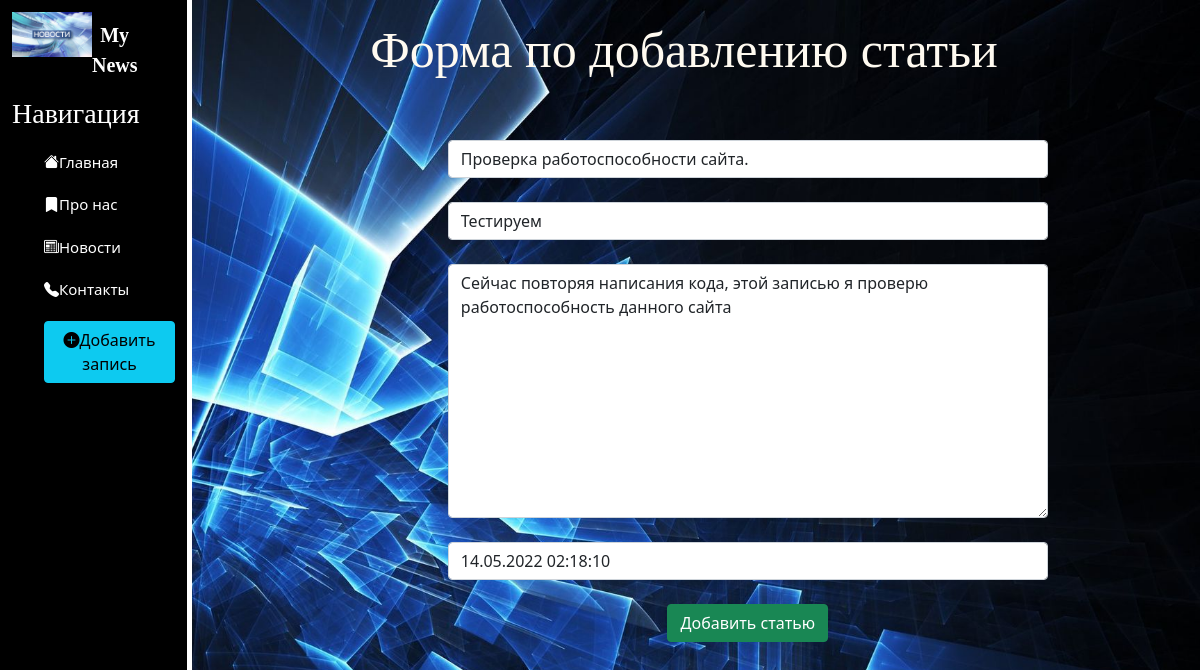
The app's page /news/9/update with its own data.
### news/models.py (models this page shows, shortened)
class Articles(models.Model):
    title = models.CharField('Название', max_length=50)
    anons = models.CharField('Анонс', max_length=250)
    full_text = models.TextField('Статья')
    date = models.DateTimeField('Дата публикации')
    class Meta:
        verbose_name = 'Новость'
        verbose_name_plural = 'Новости'

### news/views.py (the view)
# urls.py: path('<int:pk>/update', views.NewsUpdateView.as_view(), name='news_update'),
class NewsUpdateView(UpdateView):
    model = Articles
    template_name = 'news/create.html'
    form_class = ArticlesForm

### news/forms.py
class ArticlesForm(ModelForm):
    class Meta:
        model = Articles
        fields = ['title', 'anons', 'full_text', 'date']
        widgets = {
            'title': TextInput(attrs={
                'class': 'form-control',
                'placeholder': 'Название статьи'
            }),
            'anons': TextInput(attrs={
                'class': 'form-control',
                'placeholder': 'Анонс статьи'
            }),
            'date': DateTimeInput(attrs={
                'class': 'form-control',
                'placeholder': 'Дата публикации'
            }),
            'full_text': Textarea(attrs={
                'class': 'form-control',
                'placeholder': 'Текст статьи'
            }),
        }

### news/templates/news/create.html (shortened to what this page needs)
{% extends 'main/layout.html' %}
{% block content %}
    <div class="features">
        <h1>Форма по добавлению статьи</h1>
        <form method="post">
            {{ form.title }}<br>
            {{ form.anons }}<br>
            {{ form.full_text }}<br>
            {{ form.date }}<br>
            <button class="btn btn-success" type="submit">Добавить статью</button>
        </form>
    </div>
{% endblock %}

### main/static/main/css/main.css (style rules this page uses)
main .features { float: left; color: ghostwhite; margin-top: 20px; text-align: center; width: 82%; }
main .features h1 { font-size: 50px; font-family: Trattatello, fantasy; color: floralwhite; margin-bottom: 60px; }
form { margin-left: 26%; width: 600px; margin-top: 50px; }

### records on screen
Articles: title "Проверка работоспособности сайта.", anons "Тестируем", full_text "Сейчас повторяя написания кода, этой записью я проверю работоспособность данного сайта", date "14.05.2022 02:18:10"
